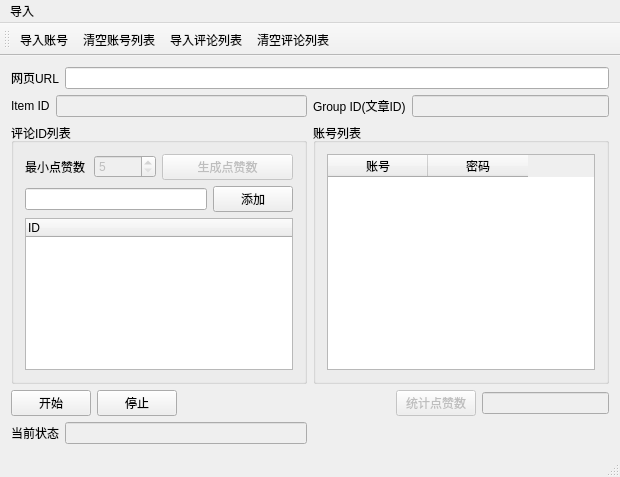
<?xml version="1.0" encoding="UTF-8"?>
<ui version="4.0">
 <class>autobots_toutiaoClass</class>
 <widget class="QMainWindow" name="autobots_toutiaoClass">
  <property name="geometry">
   <rect>
    <x>0</x>
    <y>0</y>
    <width>620</width>
    <height>477</height>
   </rect>
  </property>
  <property name="windowTitle">
   <string>头条问答点赞(微博)</string>
  </property>
  <widget class="QWidget" name="centralWidget">
   <layout class="QGridLayout" name="gridLayout_3">
    <item row="0" column="0" colspan="2">
     <layout class="QHBoxLayout" name="horizontalLayout_2">
      <item>
       <widget class="QLabel" name="label_3">
        <property name="text">
         <string>网页URL</string>
        </property>
       </widget>
      </item>
      <item>
       <widget class="QLineEdit" name="lineEdit_url">
        <property name="enabled">
         <bool>true</bool>
        </property>
       </widget>
      </item>
     </layout>
    </item>
    <item row="1" column="0">
     <layout class="QHBoxLayout" name="horizontalLayout_4">
      <item>
       <widget class="QLabel" name="label_4">
        <property name="text">
         <string>Item ID</string>
        </property>
       </widget>
      </item>
      <item>
       <widget class="QLineEdit" name="lineEdit_item_id">
        <property name="enabled">
         <bool>false</bool>
        </property>
       </widget>
      </item>
     </layout>
    </item>
    <item row="1" column="1">
     <layout class="QHBoxLayout" name="horizontalLayout_3">
      <item>
       <widget class="QLabel" name="label_2">
        <property name="text">
         <string>Group ID(文章ID)</string>
        </property>
       </widget>
      </item>
      <item>
       <widget class="QLineEdit" name="lineEdit_page_id">
        <property name="enabled">
         <bool>false</bool>
        </property>
       </widget>
      </item>
     </layout>
    </item>
    <item row="2" column="0" colspan="2">
     <layout class="QHBoxLayout" name="horizontalLayout_6">
      <item>
       <widget class="QGroupBox" name="groupBox">
        <property name="sizePolicy">
         <sizepolicy hsizetype="Preferred" vsizetype="Preferred">
          <horstretch>5</horstretch>
          <verstretch>0</verstretch>
         </sizepolicy>
        </property>
        <property name="title">
         <string>评论ID列表</string>
        </property>
        <layout class="QGridLayout" name="gridLayout">
         <item row="0" column="0">
          <layout class="QHBoxLayout" name="horizontalLayout_8">
           <item>
            <widget class="QLabel" name="label">
             <property name="text">
              <string>最小点赞数</string>
             </property>
            </widget>
           </item>
           <item>
            <widget class="QSpinBox" name="spinBox_min_count">
             <property name="enabled">
              <bool>false</bool>
             </property>
             <property name="minimum">
              <number>5</number>
             </property>
             <property name="maximum">
              <number>3000</number>
             </property>
             <property name="singleStep">
              <number>10</number>
             </property>
            </widget>
           </item>
          </layout>
         </item>
         <item row="1" column="0" colspan="2">
          <layout class="QHBoxLayout" name="horizontalLayout_7">
           <item>
            <widget class="QLineEdit" name="lineEdit_comment_id"/>
           </item>
           <item>
            <widget class="QPushButton" name="pushButton_add_comment_id">
             <property name="text">
              <string>添加</string>
             </property>
            </widget>
           </item>
          </layout>
         </item>
         <item row="2" column="0" colspan="2">
          <widget class="QTreeWidget" name="treeWidget_comment_id">
           <property name="sizePolicy">
            <sizepolicy hsizetype="Expanding" vsizetype="Expanding">
             <horstretch>2</horstretch>
             <verstretch>0</verstretch>
            </sizepolicy>
           </property>
           <column>
            <property name="text">
             <string>ID</string>
            </property>
           </column>
          </widget>
         </item>
         <item row="0" column="1">
          <widget class="QPushButton" name="pushButton_compute_num">
           <property name="enabled">
            <bool>false</bool>
           </property>
           <property name="text">
            <string>生成点赞数</string>
           </property>
          </widget>
         </item>
        </layout>
       </widget>
      </item>
      <item>
       <widget class="QGroupBox" name="groupBox_2">
        <property name="sizePolicy">
         <sizepolicy hsizetype="Preferred" vsizetype="Preferred">
          <horstretch>5</horstretch>
          <verstretch>0</verstretch>
         </sizepolicy>
        </property>
        <property name="title">
         <string>账号列表</string>
        </property>
        <layout class="QGridLayout" name="gridLayout_2">
         <item row="0" column="0">
          <widget class="QTableWidget" name="tableWidget_account_id">
           <column>
            <property name="text">
             <string>账号</string>
            </property>
           </column>
           <column>
            <property name="text">
             <string>密码</string>
            </property>
           </column>
          </widget>
         </item>
        </layout>
       </widget>
      </item>
     </layout>
    </item>
    <item row="3" column="0" colspan="2">
     <layout class="QHBoxLayout" name="horizontalLayout_10">
      <item>
       <layout class="QHBoxLayout" name="horizontalLayout_5">
        <item>
         <widget class="QPushButton" name="pushButton_start">
          <property name="text">
           <string>开始</string>
          </property>
         </widget>
        </item>
        <item>
         <widget class="QPushButton" name="pushButton_pause">
          <property name="text">
           <string>停止</string>
          </property>
         </widget>
        </item>
       </layout>
      </item>
      <item>
       <spacer name="horizontalSpacer">
        <property name="orientation">
         <enum>Qt::Horizontal</enum>
        </property>
        <property name="sizeHint" stdset="0">
         <size>
          <width>40</width>
          <height>20</height>
         </size>
        </property>
       </spacer>
      </item>
      <item>
       <layout class="QHBoxLayout" name="horizontalLayout_9">
        <item>
         <widget class="QPushButton" name="pushButton_count">
          <property name="enabled">
           <bool>false</bool>
          </property>
          <property name="text">
           <string>统计点赞数</string>
          </property>
         </widget>
        </item>
        <item>
         <widget class="QLineEdit" name="lineEdit_countall">
          <property name="enabled">
           <bool>false</bool>
          </property>
         </widget>
        </item>
       </layout>
      </item>
     </layout>
    </item>
    <item row="4" column="0">
     <layout class="QHBoxLayout" name="horizontalLayout">
      <item>
       <widget class="QLabel" name="label_1">
        <property name="text">
         <string>当前状态</string>
        </property>
       </widget>
      </item>
      <item>
       <widget class="QLineEdit" name="lineEdit_msg">
        <property name="enabled">
         <bool>false</bool>
        </property>
       </widget>
      </item>
     </layout>
    </item>
   </layout>
  </widget>
  <widget class="QMenuBar" name="menuBar">
   <property name="geometry">
    <rect>
     <x>0</x>
     <y>0</y>
     <width>620</width>
     <height>23</height>
    </rect>
   </property>
   <widget class="QMenu" name="menu">
    <property name="title">
     <string>导入</string>
    </property>
    <addaction name="action_from_txt"/>
    <addaction name="action_import_commentid"/>
   </widget>
   <addaction name="menu"/>
  </widget>
  <widget class="QToolBar" name="mainToolBar">
   <attribute name="toolBarArea">
    <enum>TopToolBarArea</enum>
   </attribute>
   <attribute name="toolBarBreak">
    <bool>false</bool>
   </attribute>
   <addaction name="action_from_txt"/>
   <addaction name="action_clear_accounts"/>
   <addaction name="action_import_commentid"/>
   <addaction name="action_clear_comments"/>
  </widget>
  <widget class="QStatusBar" name="statusBar"/>
  <action name="action_from_txt">
   <property name="text">
    <string>导入账号</string>
   </property>
   <property name="toolTip">
    <string>txt文本</string>
   </property>
  </action>
  <action name="action_import_commentid">
   <property name="text">
    <string>导入评论列表</string>
   </property>
  </action>
  <action name="action_clear_comments">
   <property name="text">
    <string>清空评论列表</string>
   </property>
  </action>
  <action name="action_clear_accounts">
   <property name="text">
    <string>清空账号列表</string>
   </property>
  </action>
 </widget>
 <layoutdefault spacing="6" margin="11"/>
 <resources>
  <include location="autobots_toutiao.qrc"/>
 </resources>
 <connections/>
</ui>
